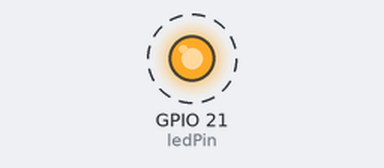
A program run on a simulated Seeed XIAO ESP32-S3. Parts: output pins drawn as LEDs (lit = HIGH). Dashed ring = blinking.

Above: at 0.05 s.
Timing chart, 0 to 3.0 s (numbered marks = the images above):
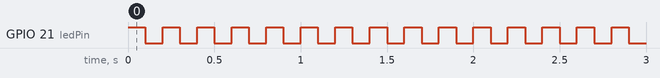

Measured:
- by itself, GPIO 21 (ledPin): alternates HIGH for 0.10 s and LOW for 0.10 s

The program:

main.cpp
```cpp
#include <Arduino.h>

// If the Xiao becomes unresponsive press the boot button, pulse the reset
// button, release the boot button and then re-upload the code. This will put
// the Xiao into bootloader mode and allow you to upload new code to it.  It may
// be necessary to pulse the reset button again after uploading code to get the
// Xiao to start running the new code.

// XIAO ESP32-S3 Hardware Note: Onboard User LED is connected to GPIO21.

// const int ledPin = 21;
#define ledPin 21 // Define is preferred for constants in C++11 and later

void setup()
{
    // Configure GPIO21 as a digital output
    pinMode(ledPin, OUTPUT);
}

void loop()
{
    // Set GPIO21 High (LED ON)
    digitalWrite(ledPin, HIGH);
    delay(100); // 1000ms pause

    // Set GPIO21 Low (LED OFF)
    digitalWrite(ledPin, LOW);
    delay(100); // 1000ms pause
}
```
